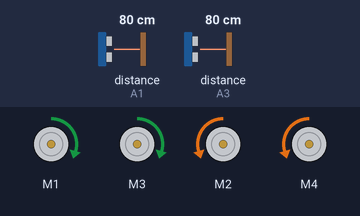
The sketch below on a simulated Arduino Uno, built with avr-gcc and run on an emulated ATmega328P. On the bench: 4 × DC motor (green arrow = forward, orange = backward, longer = faster). Wiring (inferred from the names in the program): 2 × ultrasonic range finder: trigger A0, echo A1 / trigger A2, echo A3. The inputs (shaded band) are chosen by the test bench; at power-on: distance to the obstacle (sensors on A1, A3) 80 cm. The echo pulse lasts 58.3 µs per cm.

Above: at 1.2 s.
1.3 s: distance to the obstacle (sensor on A1) set to 16 cm
4.3 s: distance to the obstacle (sensor on A1) set to 12 cm
At 5.2 s:
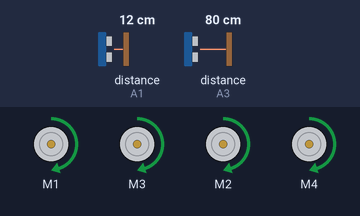
5.8 s: distance to the obstacle (sensor on A3) set to 14 cm
7.3 s: distance to the obstacle (sensor on A3) set to 11 cm
At 7.45 s:
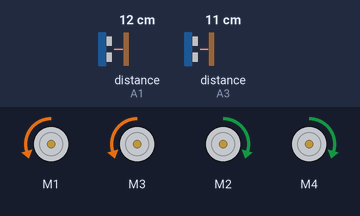
10.3 s: distance to the obstacle (sensor on A3) set to 18 cm
11.8 s: distance to the obstacle (sensor on A3) set to 2 cm
At 11.97 s:
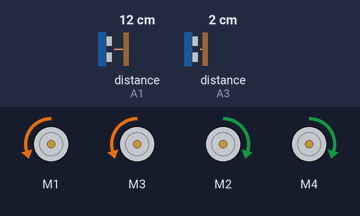
Timing chart, 0 to 15.8 s (numbered marks = the images above; inputs shaded):
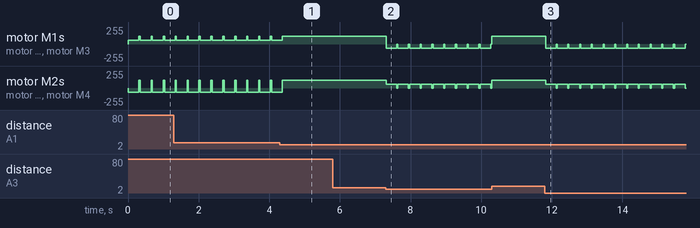

The sketch:

MazeSolver.ino
```cpp
#include <AFMotor.h>

// ---------- Motors ----------
AF_DCMotor mR1(1);
AF_DCMotor mL1(2);
AF_DCMotor mR2(3);
AF_DCMotor mL2(4);

int fastSpeed = 120;   // straight speed
int turnSpeed = 60;   // precise turn speed

void setAll(int spd) {
  mR1.setSpeed(spd);
  mR2.setSpeed(spd);
  mL1.setSpeed(spd);
  mL2.setSpeed(spd);
}

void stopAll() {
  mR1.run(RELEASE);
  mR2.run(RELEASE);
  mL1.run(RELEASE);
  mL2.run(RELEASE);
}

void goForward(int spd) {
  setAll(spd);
  mR1.run(FORWARD);
  mR2.run(FORWARD);
  mL1.run(FORWARD);
  mL2.run(FORWARD);
}

void turnLeft() {
  setAll(turnSpeed);
  mR1.run(FORWARD);
  mR2.run(FORWARD);
  mL1.run(BACKWARD);
  mL2.run(BACKWARD);
  delay(300);        // ≈90°; tune to your chassis
  stopAll();
}

void turnRight() {
  setAll(turnSpeed);
  mL1.run(FORWARD);
  mL2.run(FORWARD);
  mR1.run(BACKWARD);
  mR2.run(BACKWARD);
  delay(300);
  stopAll();
}

// ---------- Ultrasonic ----------
const int trigL  = A0;
const int echoL  = A1;
const int trigF  = A2;
const int echoF  = A3;

const int wallDist = 12; // cm

long readUS(int trig, int echo) {
  digitalWrite(trig, LOW);
  delayMicroseconds(2);
  digitalWrite(trig, HIGH);
  delayMicroseconds(10);
  digitalWrite(trig, LOW);
  return pulseIn(echo, HIGH) * 0.034 / 2;
}

void setup() {
  Serial.begin(9600);
  pinMode(trigL, OUTPUT);
  pinMode(echoL, INPUT);
  pinMode(trigF, OUTPUT);
  pinMode(echoF, INPUT);
}

void loop() {
  long dLeft  = readUS(trigL, echoL);
  long dFront = readUS(trigF, echoF);

  // ---- Left-wall rule ----
  if (dLeft > wallDist) {
    // Left clear -> prefer left turn
    turnLeft();
    goForward(fastSpeed);
  }
  else if (dFront < wallDist) {
    // Front blocked -> right turn
    turnRight();
  }
  else {
    // Straight path
    goForward(fastSpeed);
  }

  delay(30); // quick sensor refresh
}
```

Measured:
- the behaviour switches between 14 and 13 cm on distance to the obstacle (sensor on A1) (found by bisection; images 0 and 1)
- the behaviour switches between 13 and 12 cm on distance to the obstacle (sensor on A3) (found by bisection; images 1 and 2)
- after the input at 4.3 s, motor M1, motor M3, motor M2, motor M4: goes on until 4.4 s, then stays forward 120/255
- after the input at 5.8 s, every drawn part: stays the same
- after the input at 7.3 s, motor M1, motor M3: alternates backward 60/255 for 0.30 s and stopped for 0.03 s, starting at once; motor M2, motor M4: alternates forward 60/255 for 0.30 s and stopped for 0.03 s, starting at once
- after the input at 11.8 s, motor M1, motor M3: alternates backward 60/255 for 0.30 s and stopped for 0.03 s, starting at once; motor M2, motor M4: alternates forward 60/255 for 0.30 s and stopped for 0.03 s, starting at once
- by itself, motor M1, motor M3: alternates forward 120/255 for 0.04 s and forward 60/255 for 0.30 s
- by itself, motor M2, motor M4: alternates forward 120/255 for 0.04 s and backward 60/255 for 0.30 s
